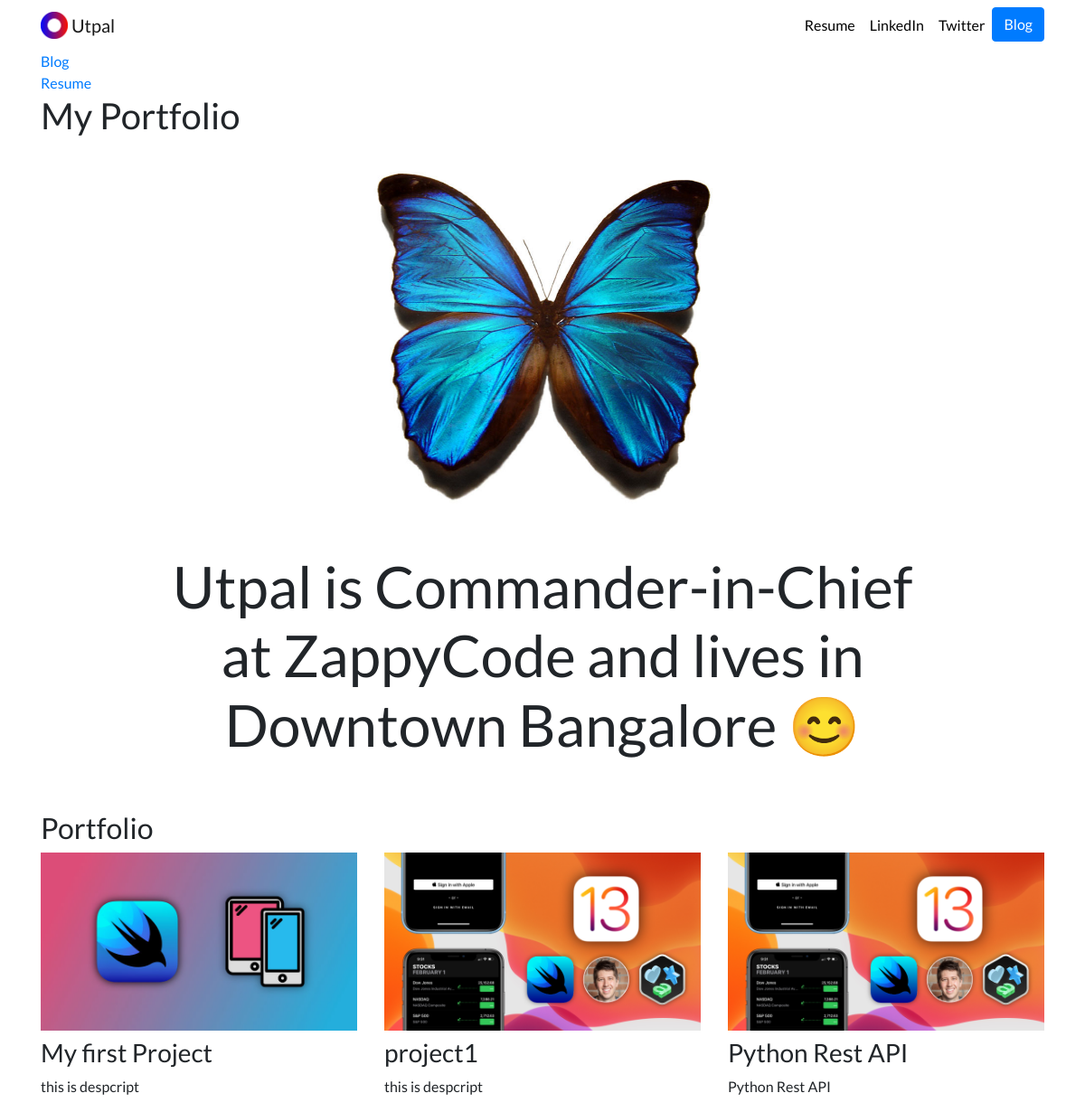
The page / on the database its author committed.
### portfolio/models.py (models this page shows, shortened)
class Project(models.Model):
    title = models.CharField(max_length=100)
    description = models.CharField(max_length=250)
    image = models.ImageField(upload_to='portfolio/images')
    url = models.URLField(blank=True)

### portfolio/views.py (the view)
# urls.py: 2. Add a URL to urlpatterns:  path('', views.home, name='home')
def home(request):
    projects = Project.objects.all()
    return render(request, 'portfolio/home.html', {'projects': projects})

### portfolio/templates/portfolio/home.html
{% extends 'portfolio/base.html' %}
{% block content %}
{% load static %}
<a href="{% url 'blog:all_blog' %}">Blog</a>
<br>
<a href="{% static 'portfolio/Resume_Utpal.pdf' %}">Resume</a>
<br>
<h1> My Portfolio</h1>
    <div class="row justify-content-center my-3">
  <div class="col-5">
    <img src="{% static 'portfolio/Blue.jpeg' %}" class="img-fluid">
  </div>
</div><br>
<div class="row justify-content-center mb-3">
  <div class="col-md-9 text-center">
    <h1 id="hometext" class="font-weight-normal">Utpal is Commander-in-Chief at ZappyCode and lives in Downtown Bangalore 😊</h1>
  </div>
</div>
<h2 class="mt-5">Portfolio</h2>
<div class="row">
  {% for project in projects %}
  <div class="col-lg-4 col-md-6">
    {% if project.url %}
    <a href="{{ project.url }}">
      <img src="{{ project.image.url }}" class="img-fluid mb-2">
    </a>
    {% else %}
    <img src="{{ project.image.url }}" class="img-fluid mb-2">
    {% endif %}
    <h3>{{ project.title }}</h3>
    <p>{{ project.description }}</p>
  </div>
  {% endfor %}
</div>
{% endblock %}

### portfolio/templates/portfolio/base.html (shortened to what this page needs)
{% load static %}
<!doctype html>
<html lang="en">
<head>
  <link rel="stylesheet" href="https://stackpath.bootstrapcdn.com/bootstrap/4.4.1/css/bootstrap.min.css">
  <link rel="stylesheet" href="{% static "portfolio/custom.css" %}">
</head>
<body>
  <nav id="topNav" class="navbar navbar-expand-md navbar-light">
    <div class="container">
      <a class="navbar-brand" href="{% url 'home' %}">
        <img src="{% static "portfolio/Logo.png" %}" width="30" height="30" class="d-inline-block align-top" alt="Nick's Logo">
        <span>Utpal</span>
      </a>
      <div class="collapse navbar-collapse text-center" id="navbarNav">
        <ul class="navbar-nav ml-auto">
          <li class="nav-item">
            <a class="nav-link" href="{% static "portfolio/Resume_Utpal.pdf" %}">Resume</a>
          </li>
          <li class="nav-item">
            <a class="nav-link" href="https://www.linkedin.com/in/nick-walter/" target="_blank">LinkedIn</a>
          </li>
          <li class="nav-item">
            <a class="nav-link" href="https://twitter.com/ZappyCode" target="_blank">Twitter</a>
          </li>
          <li>
            <a role="button" href="{% url 'blog:all_blog' %}" class="btn btn-primary">Blog</a>
          </li>
        </ul>
      </div>
    </div>
  </nav>
  <div class="container">
    {% block content %}{% endblock %}
  </div>
</body>
</html>

### portfolio/static/portfolio/custom.css (style rules this page uses)
.navbar-nav .nav-link { color: rgba(0,0,0,1) !important; }
body { font-family: 'Lato', sans-serif; }
@media (min-width: 992px) { #hometext { font-size: 4rem; } }

### rows shown on the page
Project: image (picture), title "My first Project", description "this is despcript"
Project: image (picture), title "project1", description "this is despcript"
Project: image (picture), title "Python Rest API", description "Python Rest API"
